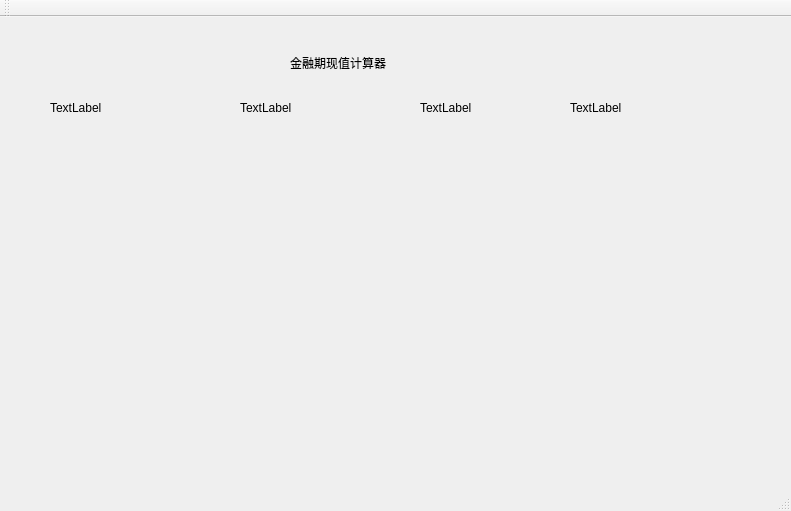
<?xml version="1.0" encoding="UTF-8"?>
<ui version="4.0">
 <class>MainWindow</class>
 <widget class="QMainWindow" name="MainWindow">
  <property name="geometry">
   <rect>
    <x>0</x>
    <y>0</y>
    <width>791</width>
    <height>511</height>
   </rect>
  </property>
  <property name="windowTitle">
   <string>MainWindow</string>
  </property>
  <widget class="QWidget" name="centralWidget">
   <widget class="QLabel" name="label">
    <property name="geometry">
     <rect>
      <x>290</x>
      <y>30</y>
      <width>101</width>
      <height>31</height>
     </rect>
    </property>
    <property name="text">
     <string>金融期现值计算器</string>
    </property>
   </widget>
   <widget class="QLabel" name="label_2">
    <property name="geometry">
     <rect>
      <x>50</x>
      <y>80</y>
      <width>81</width>
      <height>21</height>
     </rect>
    </property>
    <property name="text">
     <string>TextLabel</string>
    </property>
   </widget>
   <widget class="QLabel" name="label_3">
    <property name="geometry">
     <rect>
      <x>240</x>
      <y>80</y>
      <width>81</width>
      <height>21</height>
     </rect>
    </property>
    <property name="text">
     <string>TextLabel</string>
    </property>
   </widget>
   <widget class="QLabel" name="label_4">
    <property name="geometry">
     <rect>
      <x>420</x>
      <y>80</y>
      <width>81</width>
      <height>21</height>
     </rect>
    </property>
    <property name="text">
     <string>TextLabel</string>
    </property>
   </widget>
   <widget class="QLabel" name="label_5">
    <property name="geometry">
     <rect>
      <x>570</x>
      <y>80</y>
      <width>81</width>
      <height>21</height>
     </rect>
    </property>
    <property name="text">
     <string>TextLabel</string>
    </property>
   </widget>
  </widget>
  <widget class="QMenuBar" name="menuBar">
   <property name="geometry">
    <rect>
     <x>0</x>
     <y>0</y>
     <width>791</width>
     <height>23</height>
    </rect>
   </property>
  </widget>
  <widget class="QToolBar" name="mainToolBar">
   <attribute name="toolBarArea">
    <enum>TopToolBarArea</enum>
   </attribute>
   <attribute name="toolBarBreak">
    <bool>false</bool>
   </attribute>
  </widget>
  <widget class="QStatusBar" name="statusBar"/>
 </widget>
 <layoutdefault spacing="6" margin="11"/>
 <resources/>
 <connections/>
</ui>
